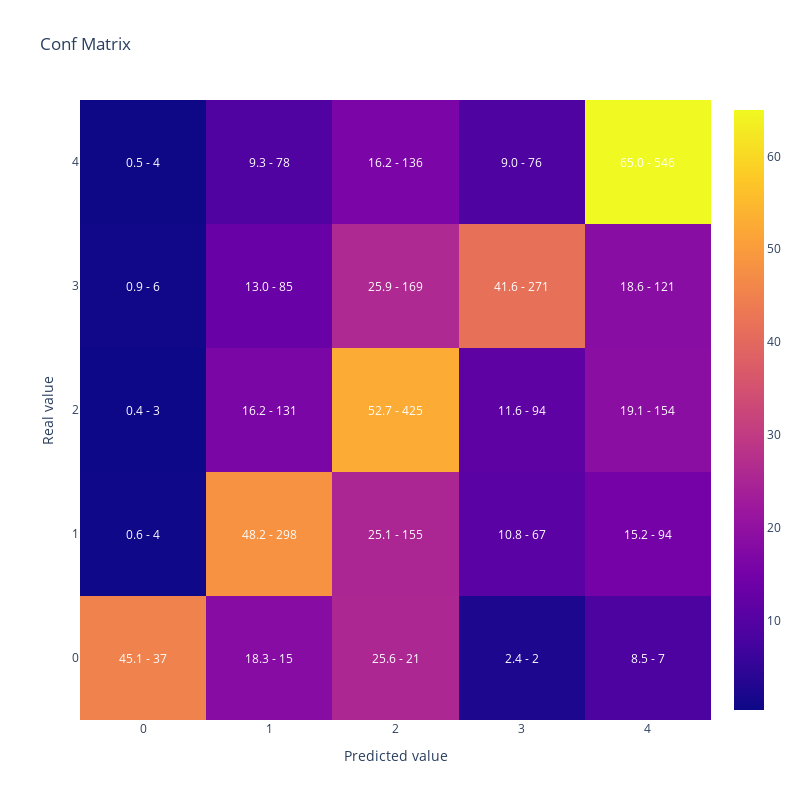

The notebook cell this image was saved under:
### Code cell
#MAtriz de confusion y Kappa dfe OVA
y_pred = lgb_model.predict(X_test).argmax(axis=1)

display(plot_confusion_matrix(y_test,y_pred))

{'kappa':cohen_kappa_score(y_test,
                y_pred,
                weights = 'quadratic'),
 'accuracy':accuracy_score(y_test,y_pred),
 'balanced_accuracy':balanced_accuracy_score(y_test,y_pred)}

### Figure 1 — Plotly figure (JSON) as saved in the notebook; plotly's stock layout.template omitted (floating-point values rounded to 4 significant figures)
{"data": [{"type": "heatmap", "x": [0, 1, 2, 3, 4], "y": [0, 1, 2, 3, 4], "z": [[45.12, 18.29, 25.61, 2.439, 8.537], [0.6472, 48.22, 25.08, 10.84, 15.21], [0.3717, 16.23, 52.66, 11.65, 19.08], [0.9202, 13.04, 25.92, 41.56, 18.56], [0.4762, 9.286, 16.19, 9.048, 65]]}], "layout": {"annotations": [{"font": {"color": "white"}, "showarrow": false, "text": "45.1 - 37", "x": 0, "xref": "x", "y": 0, "yref": "y"}, {"font": {"color": "white"}, "showarrow": false, "text": "18.3 - 15", "x": 1, "xref": "x", "y": 0, "yref": "y"}, {"font": {"color": "white"}, "showarrow": false, "text": "25.6 - 21", "x": 2, "xref": "x", "y": 0, "yref": "y"}, {"font": {"color": "white"}, "showarrow": false, "text": "2.4 - 2", "x": 3, "xref": "x", "y": 0, "yref": "y"}, {"font": {"color": "white"}, "showarrow": false, "text": "8.5 - 7", "x": 4, "xref": "x", "y": 0, "yref": "y"}, {"font": {"color": "white"}, "showarrow": false, "text": "0.6 - 4", "x": 0, "xref": "x", "y": 1, "yref": "y"}, {"font": {"color": "white"}, "showarrow": false, "text": "48.2 - 298", "x": 1, "xref": "x", "y": 1, "yref": "y"}, {"font": {"color": "white"}, "showarrow": false, "text": "25.1 - 155", "x": 2, "xref": "x", "y": 1, "yref": "y"}, {"font": {"color": "white"}, "showarrow": false, "text": "10.8 - 67", "x": 3, "xref": "x", "y": 1, "yref": "y"}, {"font": {"color": "white"}, "showarrow": false, "text": "15.2 - 94", "x": 4, "xref": "x", "y": 1, "yref": "y"}, {"font": {"color": "white"}, "showarrow": false, "text": "0.4 - 3", "x": 0, "xref": "x", "y": 2, "yref": "y"}, {"font": {"color": "white"}, "showarrow": false, "text": "16.2 - 131", "x": 1, "xref": "x", "y": 2, "yref": "y"}, {"font": {"color": "white"}, "showarrow": false, "text": "52.7 - 425", "x": 2, "xref": "x", "y": 2, "yref": "y"}, {"font": {"color": "white"}, "showarrow": false, "text": "11.6 - 94", "x": 3, "xref": "x", "y": 2, "yref": "y"}, {"font": {"color": "white"}, "showarrow": false, "text": "19.1 - 154", "x": 4, "xref": "x", "y": 2, "yref": "y"}, {"font": {"color": "white"}, "showarrow": false, "text": "0.9 - 6", "x": 0, "xref": "x", "y": 3, "yref": "y"}, {"font": {"color": "white"}, "showarrow": false, "text": "13.0 - 85", "x": 1, "xref": "x", "y": 3, "yref": "y"}, {"font": {"color": "white"}, "showarrow": false, "text": "25.9 - 169", "x": 2, "xref": "x", "y": 3, "yref": "y"}, {"font": {"color": "white"}, "showarrow": false, "text": "41.6 - 271", "x": 3, "xref": "x", "y": 3, "yref": "y"}, {"font": {"color": "white"}, "showarrow": false, "text": "18.6 - 121", "x": 4, "xref": "x", "y": 3, "yref": "y"}, {"font": {"color": "white"}, "showarrow": false, "text": "0.5 - 4", "x": 0, "xref": "x", "y": 4, "yref": "y"}, {"font": {"color": "white"}, "showarrow": false, "text": "9.3 - 78", "x": 1, "xref": "x", "y": 4, "yref": "y"}, {"font": {"color": "white"}, "showarrow": false, "text": "16.2 - 136", "x": 2, "xref": "x", "y": 4, "yref": "y"}, {"font": {"color": "white"}, "showarrow": false, "text": "9.0 - 76", "x": 3, "xref": "x", "y": 4, "yref": "y"}, {"font": {"color": "white"}, "showarrow": false, "text": "65.0 - 546", "x": 4, "xref": "x", "y": 4, "yref": "y"}], "height": 800, "title": {"text": "Conf Matrix"}, "width": 800, "xaxis": {"title": {"text": "Predicted value"}}, "yaxis": {"title": {"text": "Real value"}}}}
